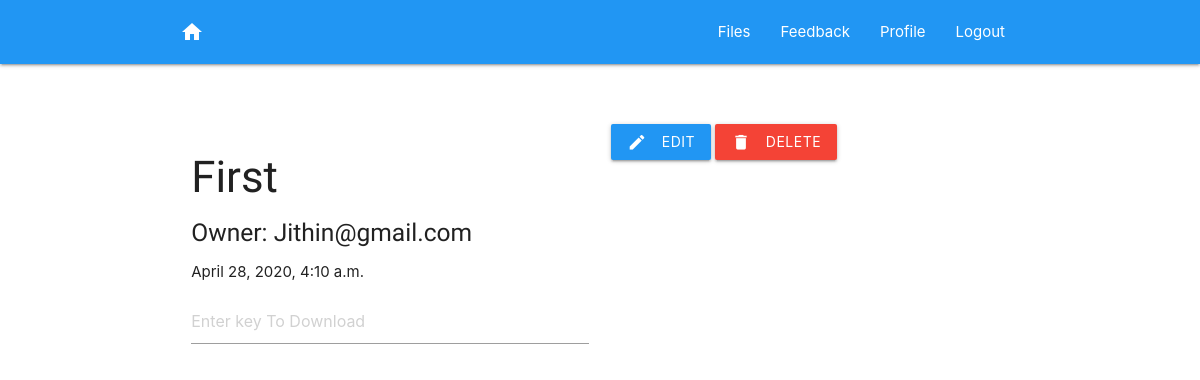
/files/detail/2 (signed in), run on an earlier commit of the app's database.
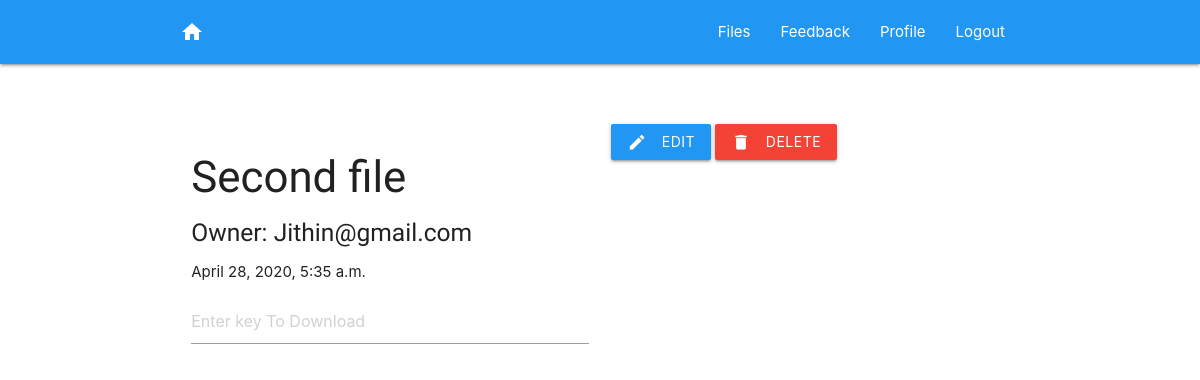
And on a later commit of the database.
### encryptedfile/models.py (models this page shows, shortened)
class EncryptedFile(models.Model):
    user= models.ForeignKey(MyUser, on_delete=models.CASCADE)
    file_name=models.CharField(max_length=100)
    file_password = models.CharField(max_length=255)
    file_key = models.BinaryField(editable=False,max_length=255)
    file_url = models.FileField(upload_to=user_file_upload)
    created_at = models.DateTimeField(auto_now_add=True)

### encryptedfile/views.py (the view)
# urls.py: path('detail/<int:pk>', views.FileDetailView.as_view(), name='file_detail'),
class FileDetailView(LoginRequiredMixin, DetailView):
    model = EncryptedFile
    template_name = "encryptedfile/file_detail.html"

### customuser/models.py (called while the page is built)
    def __str__(self):
        return self.email

### encryptedfile/templates/encryptedfile/file_detail.html (shortened to what this page needs)
{% extends 'base/base.html' %}
{% block content %}
    <section>
        {% include 'base/second_navbar.html' %}
        <div class="container mt-5">
            <div class="row">
                <div class="col s6">
                    <h3>{{ object.file_name | capfirst }}</h3>
                    <h5>Owner: {{ user | capfirst }}</h5>
                    <p>{{ encryptedfile.created_at }}</p>
                    <input placeholder="Enter key To Download" data-id="{{ encryptedfile.id }}" type="text" id="password_ctrl" >
                </div>
                <div class="col s6">
                     <a href="{% url 'file_update' pk=object.id %}" class="waves-effect blue waves-light btn"><i class="material-icons left">edit</i>edit</a>
                    <a href="{% url 'file_delete' pk=object.id %}" class="waves-effect red waves-light btn"><i class="material-icons left">delete</i>delete</a>
                </div>
            </div>
        </div>
    </section>
{% endblock %}

What changed in the data, as far as the page shows it:
changed EncryptedFile: file_name "First" → "Second file"; created_at "April 28, 2020, 4:10 a.m." → "April 28, 2020, 5:35 a.m."
